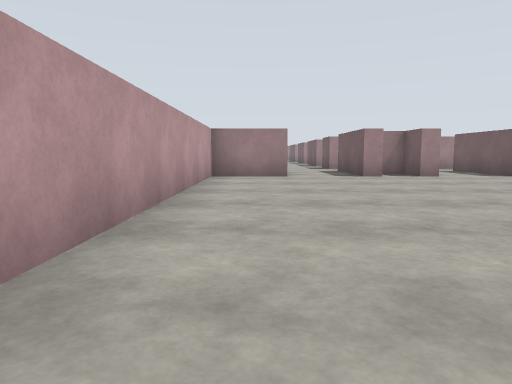
view 1 (above)

24 first-person views from a walk through a world built for the Gazebo simulator. The camera is 1.2 m above the floor, tilts 6° down and sees 70° across. The floor is counted in squares, 2 m on a side. Each view is taken from the middle of a square. On the plan, view 1 faces up. The plan holds only what a view shows up to about 10 squares ahead; the rest is blank. The place goes on beyond the plan. Simple patterns stand in for the simulator's built-in surfaces.

view 2
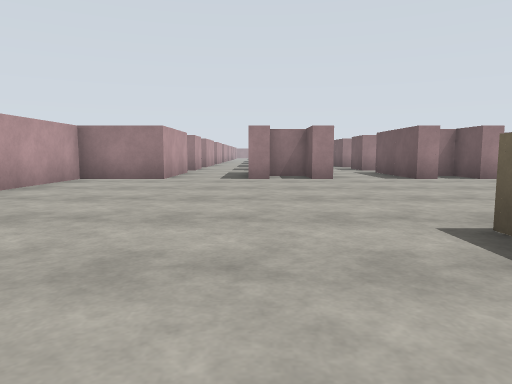

view 3
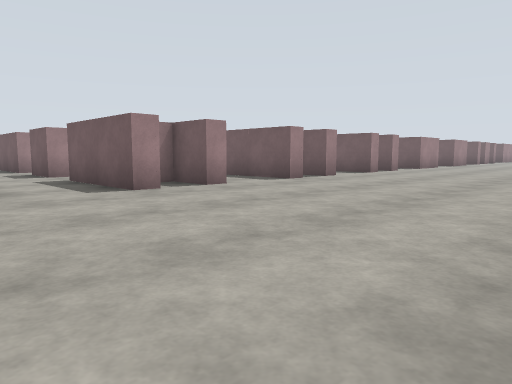

view 4
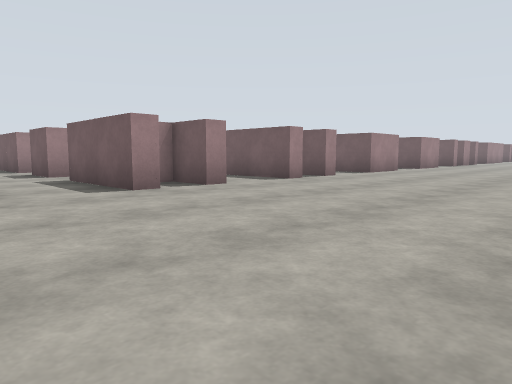

view 5
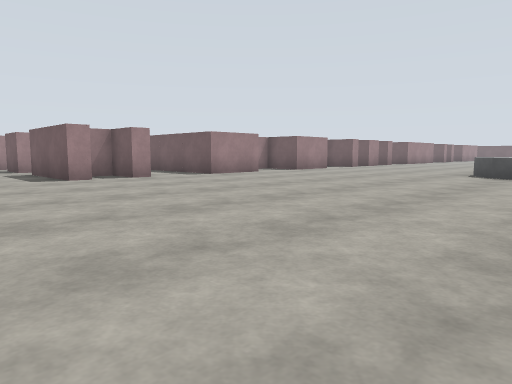

view 6
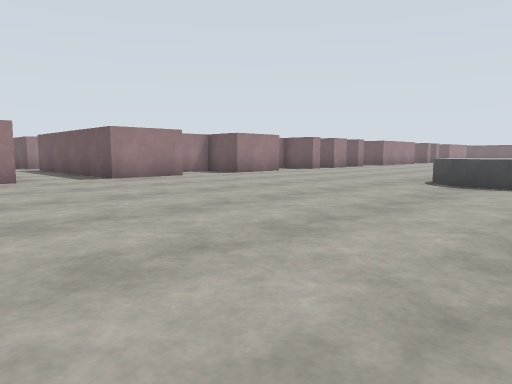

view 7
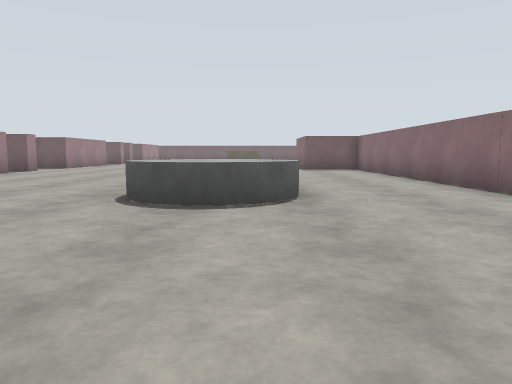

view 8
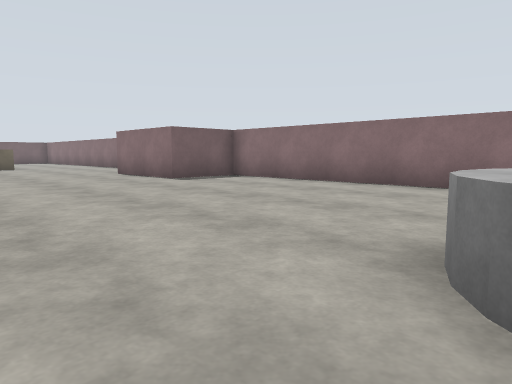

view 9
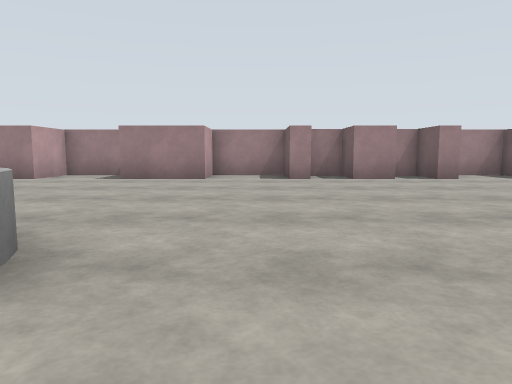

view 10
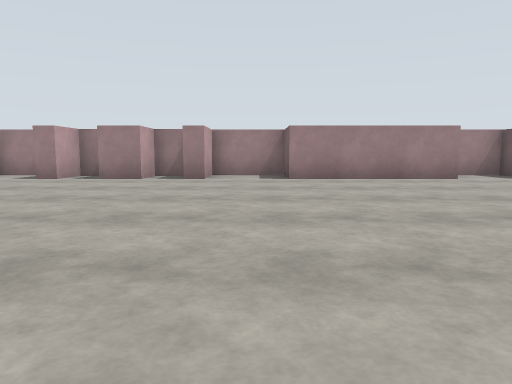

view 11
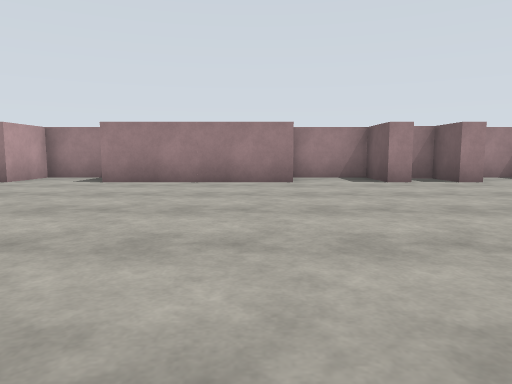

view 12
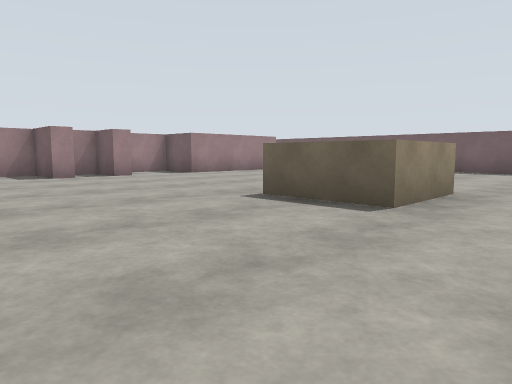

view 13
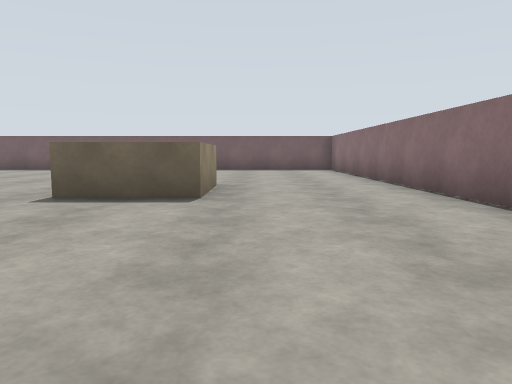

view 14
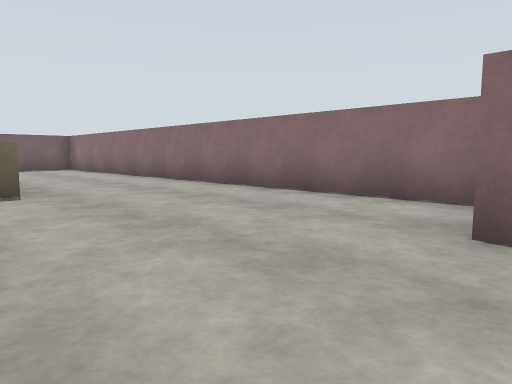

view 15
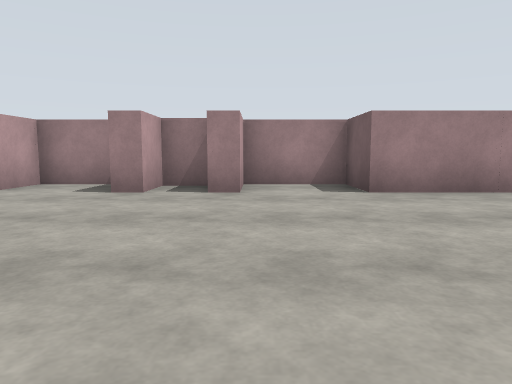

view 16
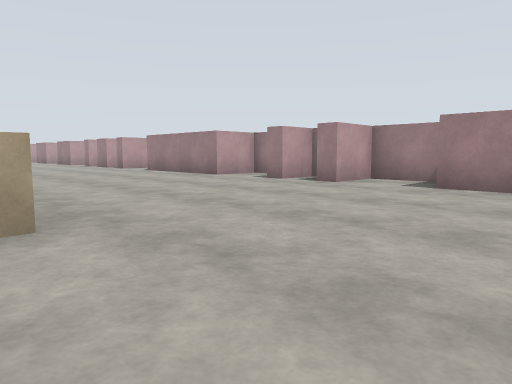

view 17
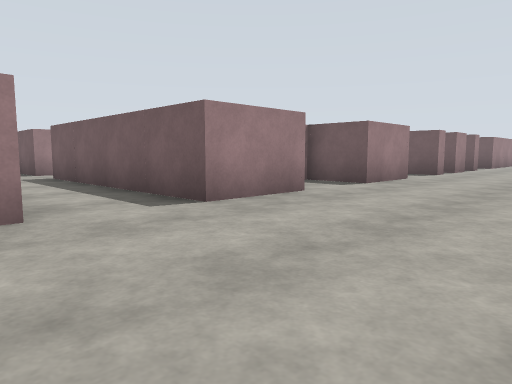

view 18
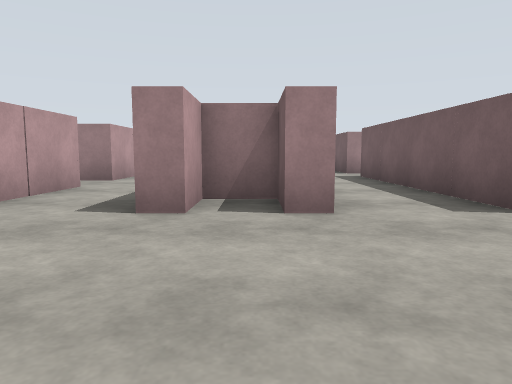

view 19
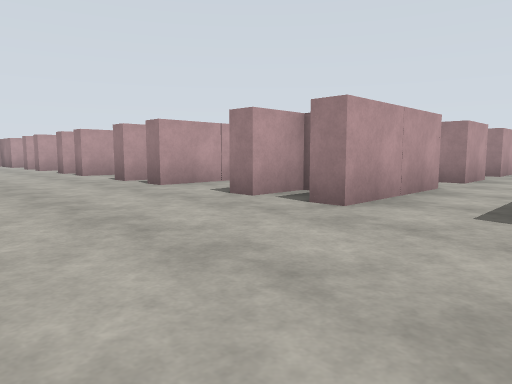

view 20
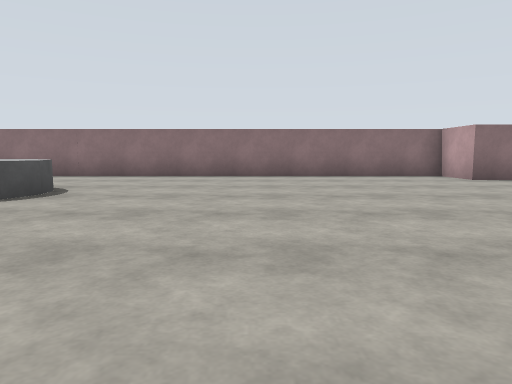

view 21
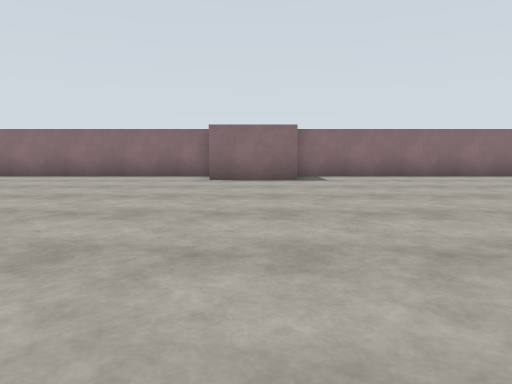

view 22
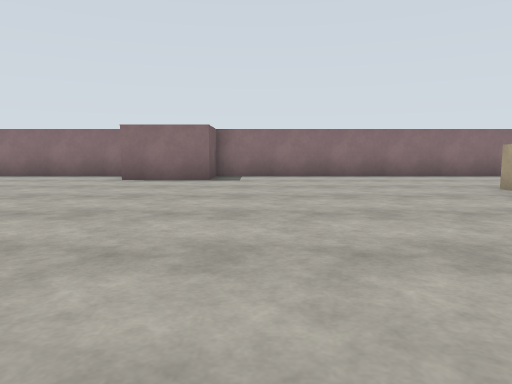

view 23
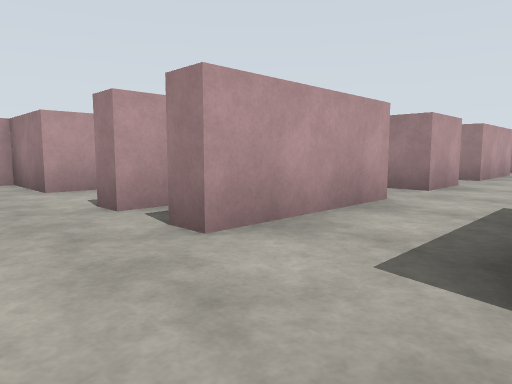

view 24
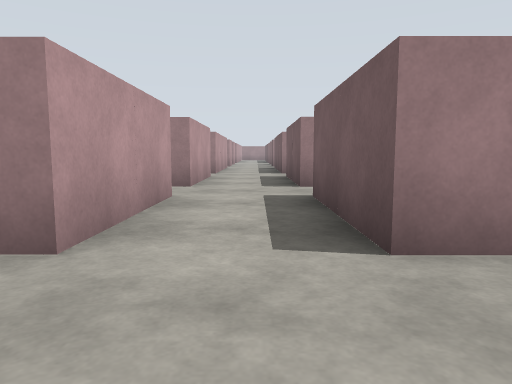

### Floor plan
Key: @ floor where view 1 was taken; # wall or solid block; . floor; O other object.
Columns run from 2 left of view 1 to 45 right of it. Each row starts with its distance up from view 1.
 25        ..
 24       #..#
 23       #..#
 22       #..#
 21        ...
 20       #..#
 19       #..#
 18       #..#        #  #
 17        ..##       #. #
 16        ...         ...
 15       #..#  .##.  #..#
 14       #...  ....   ..#
 13        ...  .....  ..#
 12       #..# ..##..##..#            #     ## ###
 11   #..##..##..##..##..##..##..####..#  #..##..#
 10 ###..##..##..##..##..##..##..#.##..####..##..###
  9 #...............................................
  8 #..............................................
  7 #...............................................
  6 #...............................................
  5 #...............................................
  4 #...............................................
  3 #......# ................OO...............###...
  2 #...... #................OO...............###...
  1  ... .  ........................................
  0   @     ..........................###...........
 -1        .......# #.................#  ...........
 -2       #############################  ###########

Positions as (right, up) in squares from view 1, and headings:
1: (0, 0), facing up
2: (3, 1), facing up
3: (4, 4), facing up-right
4: (8, 4), facing up-right
5: (12, 1), facing up-right
6: (15, 1), facing up-right
7: (18, 2), facing right
8: (24, 5), facing down-right
9: (26, 1), facing up
10: (32, 1), facing up
11: (36, 2), facing up
12: (36, 0), facing up-right
13: (35, 1), facing right
14: (34, 3), facing down-right
15: (41, 4), facing up
16: (45, 3), facing up-left
17: (16, 6), facing up-right
18: (16, 6), facing up
19: (19, 6), facing up-left
20: (19, 8), facing down
21: (13, 8), facing down
22: (11, 8), facing down
23: (7, 8), facing up-left
24: (6, 15), facing up
